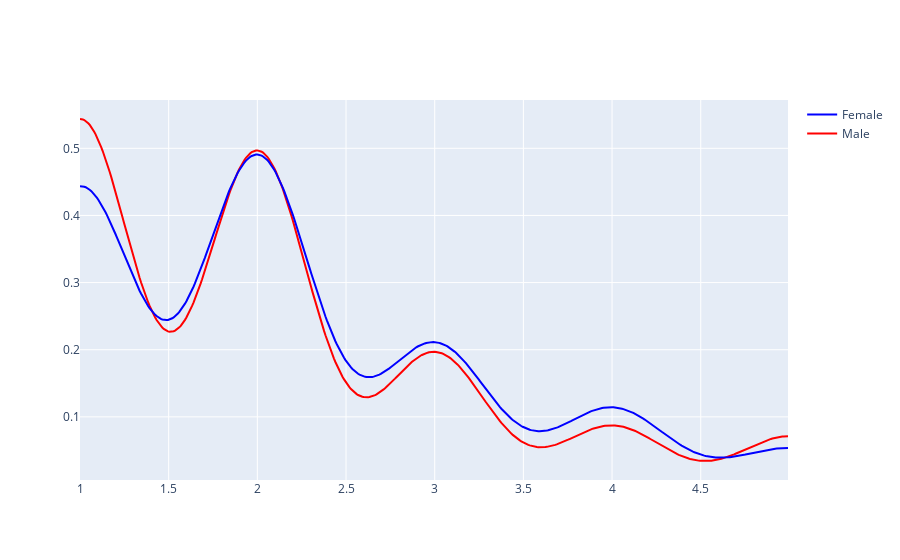

The cell this chart's notebook holds for it:
### Markdown cell above
Job Level distribution by Gender

### Code cell
jb_lv = job_lv_male.values.tolist(), job_lv_fem.values.tolist()

group_labels = 'Male', 'Female'

fig = ff.create_distplot(
                        jb_lv,
                        group_labels,
                        show_hist=False,
                        show_rug=False,
                        colors=['rgb(255,0,0)','rgb(0,0,255)']
                        )

fig.show()

### Figure 1 — Plotly figure (JSON) as saved in the notebook; plotly's stock layout.template omitted (floating-point values rounded to 4 significant figures; data arrays with more than 128 entries replaced by an {"elided": "..."} marker saying what was removed)
{"data": [{"legendgroup": "Male", "marker": {"color": "rgb(255,0,0)"}, "mode": "lines", "name": "Male", "showlegend": true, "type": "scatter", "x": {"elided": "500 float values"}, "xaxis": "x", "y": {"elided": "500 float values"}, "yaxis": "y"}, {"legendgroup": "Female", "marker": {"color": "rgb(0,0,255)"}, "mode": "lines", "name": "Female", "showlegend": true, "type": "scatter", "x": {"elided": "500 float values"}, "xaxis": "x", "y": {"elided": "500 float values"}, "yaxis": "y"}], "layout": {"barmode": "overlay", "hovermode": "closest", "legend": {"traceorder": "reversed"}, "xaxis": {"anchor": "y2", "domain": [0, 1], "zeroline": false}, "yaxis": {"anchor": "free", "domain": [0, 1], "position": 0}}}
